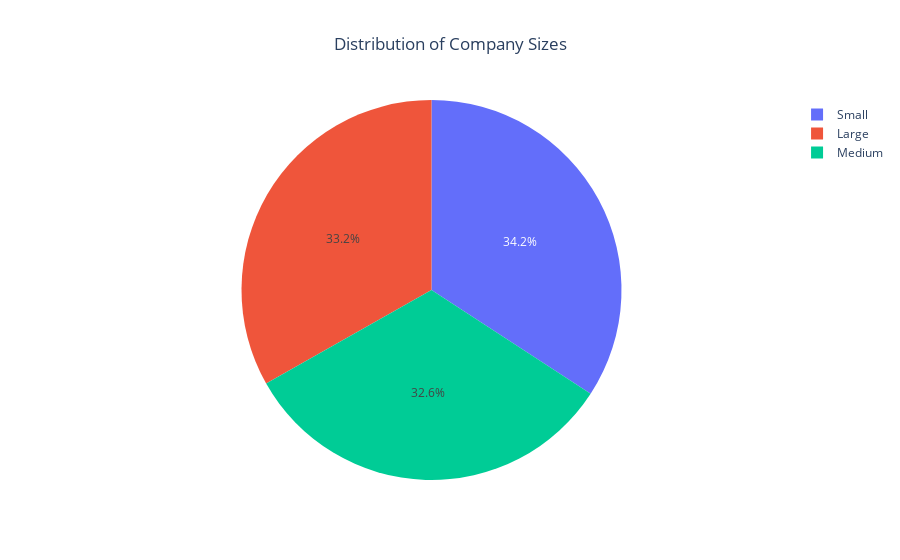

Notebook code for this chart:
### Code cell
# Company Size Distribution
company_size_counts = automation_job_market_df['Company_Size'].value_counts().reset_index()
company_size_counts.columns = ['Company_Size', 'Count']

# Pie chart
fig = px.pie(company_size_counts, names='Company_Size', title='Distribution of Company Sizes', values='Count', color='Company_Size')

# Update layout for better visualization
fig.update_layout(title_x=0.5)

# Show the plot
fig.show()

### Figure 1 — Plotly figure (JSON) as saved in the notebook; plotly's stock layout.template omitted (floating-point values rounded to 4 significant figures)
{"data": [{"customdata": [["Small"], ["Large"], ["Medium"]], "domain": {"x": [0, 1], "y": [0, 1]}, "hovertemplate": "Company_Size=%{customdata[0]}<br>Count=%{value}<extra></extra>", "labels": ["Small", "Large", "Medium"], "legendgroup": "", "marker": {"colors": ["#636efa", "#EF553B", "#00cc96"]}, "name": "", "showlegend": true, "type": "pie", "values": [171, 166, 163]}], "layout": {"legend": {"tracegroupgap": 0}, "title": {"text": "Distribution of Company Sizes", "x": 0.5}}}
